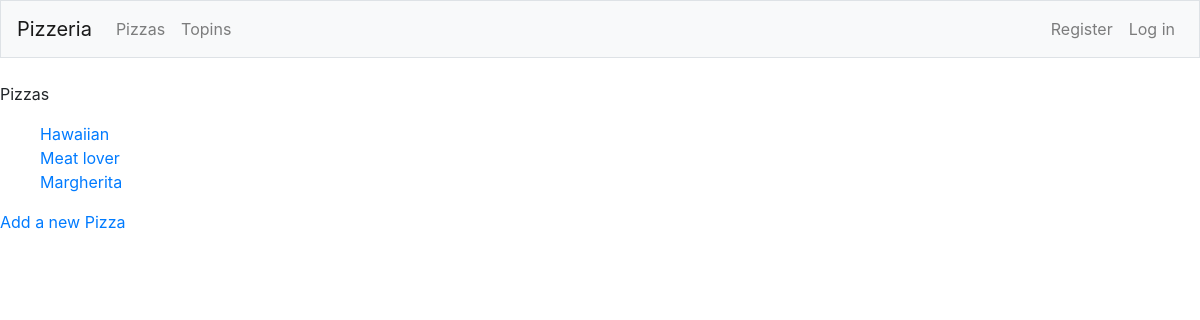
The page /topics on the database as committed earlier.
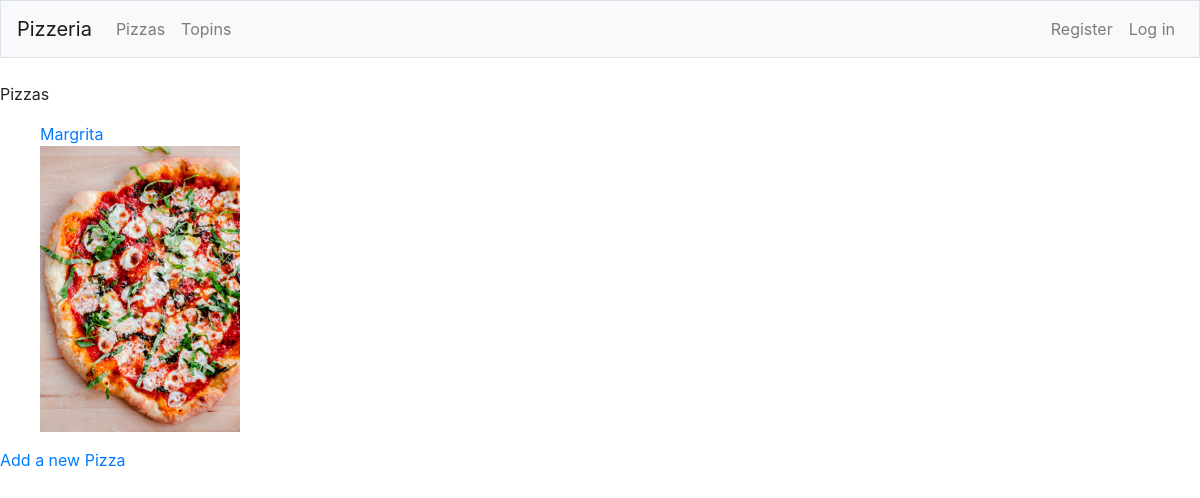
The same page on the database as committed later.
### PizzaApp/models.py (models this page shows)
class Topic(models.Model):
    text = models.CharField(max_length=200)
    price = models.CharField(max_length=200)
    image = models.ImageField(upload_to='topics', blank=True)
    date_added = models.DateTimeField(auto_now_add=True)
    def __str__(self):
        return self.text

### PizzaApp/views.py (the view)
# urls.py: path('topics', views.topics, name='topics'),
def topics(request):
    topics = Topic.objects.order_by('date_added')
    context = {'topics': topics}
    return render(request, "PizzaApp/topics.html", context)

### PizzaApp/templates/PizzaApp/topics.html (shortened to what this page needs)
{% extends "PizzaApp/base.html" %}
{% block content %}
<p> Pizzas
</p>
<ul>
    {% for t in topics %}
    <li style="display:grid;">
         <a href="{%url 'PizzaApp:topic' t.id %}">{{ t }}</a>
         {% if t.image %}
                <img src="{{ t.image.url }}" class="img-responsive" style="width: 200px; float: left; margin-right: 10px;"/>
            {% endif %}
        </li>
    {% empty %}
    <li> No Pizza added yet</li>
    {% endfor %}
</ul>
<a href="{% url 'PizzaApp:new_topic' %}"> Add a new Pizza</a>
{% endblock content %}

### PizzaApp/templates/PizzaApp/base.html (shortened to what this page needs)
{% load bootstrap4 %}
<!doctype html>
<html lang="en">
    <head>
{% bootstrap_css %}
 </head>
 <body>
     <nav class="navbar navbar-expand-md navbar-light bg-light mb-4 border">
     <a class="navbar-brand" href="{% url 'PizzaApp:index'%}"> Pizzeria</a>
             <div class="collapse navbar-collapse" id="navbarCollapse">
                <ul class="navbar-nav mr-auto">
                  <li class="nav-item">
                    <a class="nav-link" href="{% url 'PizzaApp:topics'%}">
                        Pizzas</a></li>
                </ul>
            <div class="collapse navbar-collapse" id="navbarCollapse">
                <ul class="navbar-nav mr-auto">
                    <li class="nav-item">
                    <a class="nav-link" href="{% url 'PizzaApp:topins'%}">
                        Topins</a></li>
                </ul>
                <ul class="navbar-nav ml-auto">
                    {% if user.is_authenticated %}
                      <li class="nav-item">
                        <span class="navbar-text"}">Hello, {{ user.username }}.</span>
                      </li>
                      <li class="nav-item">
                        <a class="nav-link" href="{% url 'users:logout' %}">Log out</a>
                      </li>
                    {% else %}
                      <li class="nav-item">
                        <a class="nav-link" href="{% url 'users:register' %}">Register</a>
                      </li>
                      <li class="nav-item">
                        <a class="nav-link" href="{% url 'users:login' %}">Log in</a></li>
                    {% endif %}
                  </ul>
                </div>
              </nav>
<p>
<p>
<p>
{% block content %}
{% endblock content %}

Rows that differ between the two databases and show on the page:
removed Topic: text "Hawaiian"
removed Topic: text "Meat lover"
removed Topic: text "Margherita"
added Topic: text "Margrita", image (picture)
